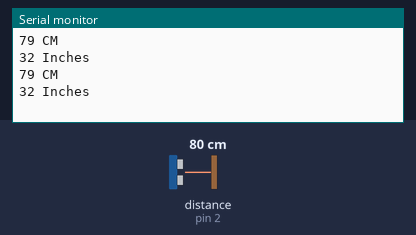
A sketch run on a simulated Arduino Uno, built with avr-gcc and run on an emulated ATmega328P. Parts: the last lines printed to the serial monitor. Wiring (inferred from the names in the program): ultrasonic range finder: trigger pin 4; echo pin 2. The test bench sets the inputs (shaded band); at power-on: distance to the obstacle (sensor on pin 2) 80 cm. The echo pulse lasts 58.3 µs per cm.

Above: at 1.8 s.
1.9 s: distance to the obstacle (sensor on pin 2) set to 2 cm
At 2.5 s:
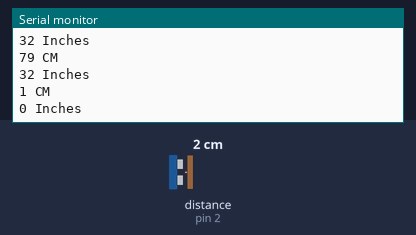
3.4 s: distance to the obstacle (sensor on pin 2) set to 4 cm
At 4.8 s:
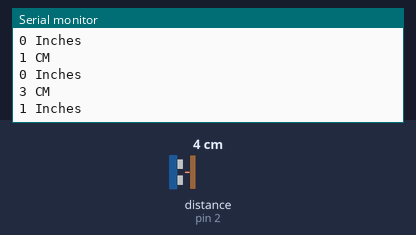
Timing chart, 0 to 6.4 s (numbered marks = the images above; inputs shaded):
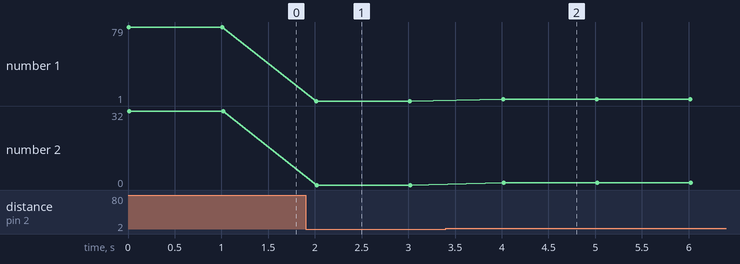

Measured:
- after the input at 1.9 s, the serial monitor: prints a new line after 0.11 s (image 1)
- after the input at 3.4 s, the serial monitor: prints a new line after 0.61 s (image 2)
- plotted number 1: 79 → 1 after the input at 1.9 s, 1 → 3 after the input at 3.4 s
- plotted number 2: 32 → 0 after the input at 1.9 s

The sketch:

Ultrasonic.ino
```cpp
int trig = 4;
int echo = 2;
void setup(){
  pinMode(trig , OUTPUT);
  pinMode(echo , INPUT);
  Serial.begin(9600);
}

void loop(){
  long duration, cm,in ;
  digitalWrite(trig, LOW);
  delayMicroseconds(2);
  digitalWrite(trig, HIGH);
  delayMicroseconds(10);
  digitalWrite(trig, LOW);
  duration = pulseIn(echo , HIGH);
  cm=(duration/2)/29.1;
  in = (cm/2.4);
  Serial.print(cm);
  Serial.println(" CM");
  Serial.print(in);
  Serial.println(" Inches");
  delay(1000);
}
```
